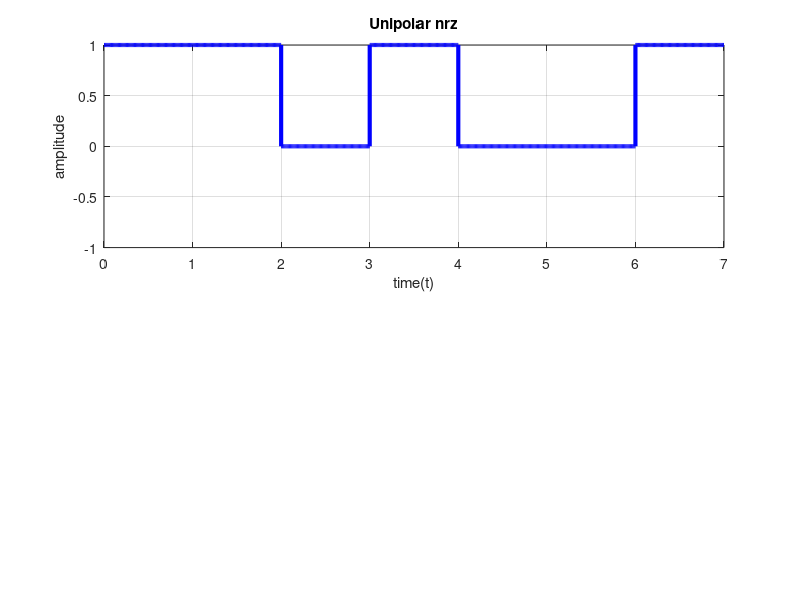

Write MATLAB code to recreate this figure.
clear all;
close all;
fs=100;
t=0:1/fs:1;
bit=[ 1 1 0 1 0 0 1];
time=[];
digital_signal=[];
for i=1:1:length(bit)
    digital_signal=[digital_signal (bit(i)==1)*ones(1,length(t))];
    time=[time t];
    t=t+1;
end
subplot(2,1,1);
plot(time,digital_signal,'b','linewidth',3);
axis([0 time(end) -1 1]);
xlabel('time(t)');
ylabel('amplitude');
title('Unipolar nrz');
grid on;
